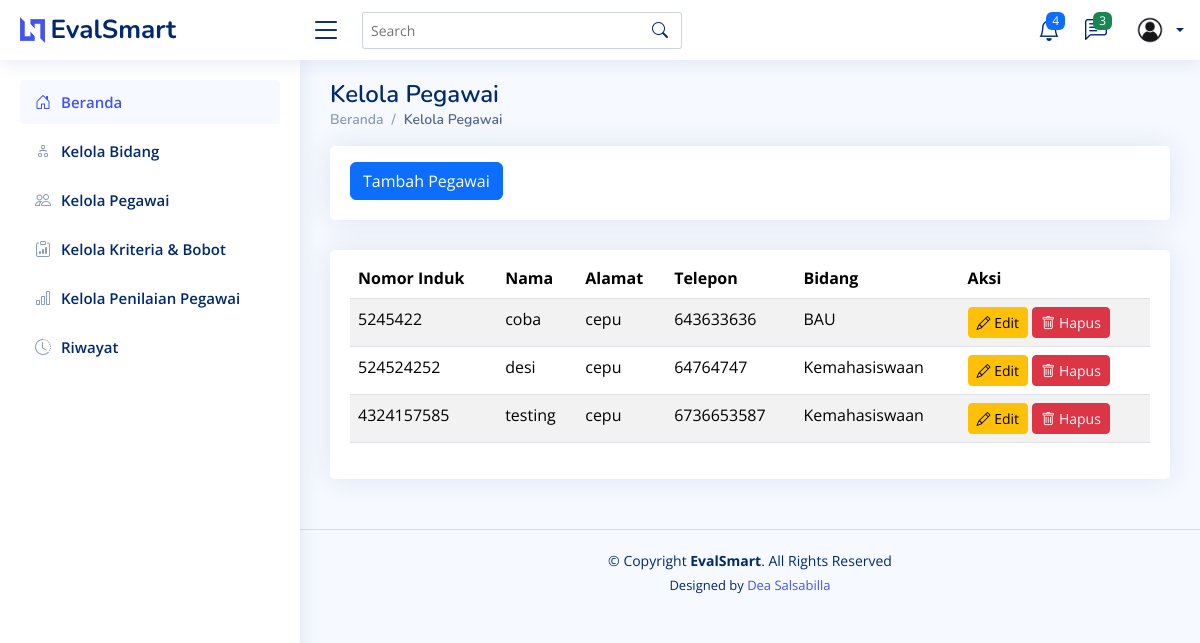
Before: /pegawai/ with the older database file.
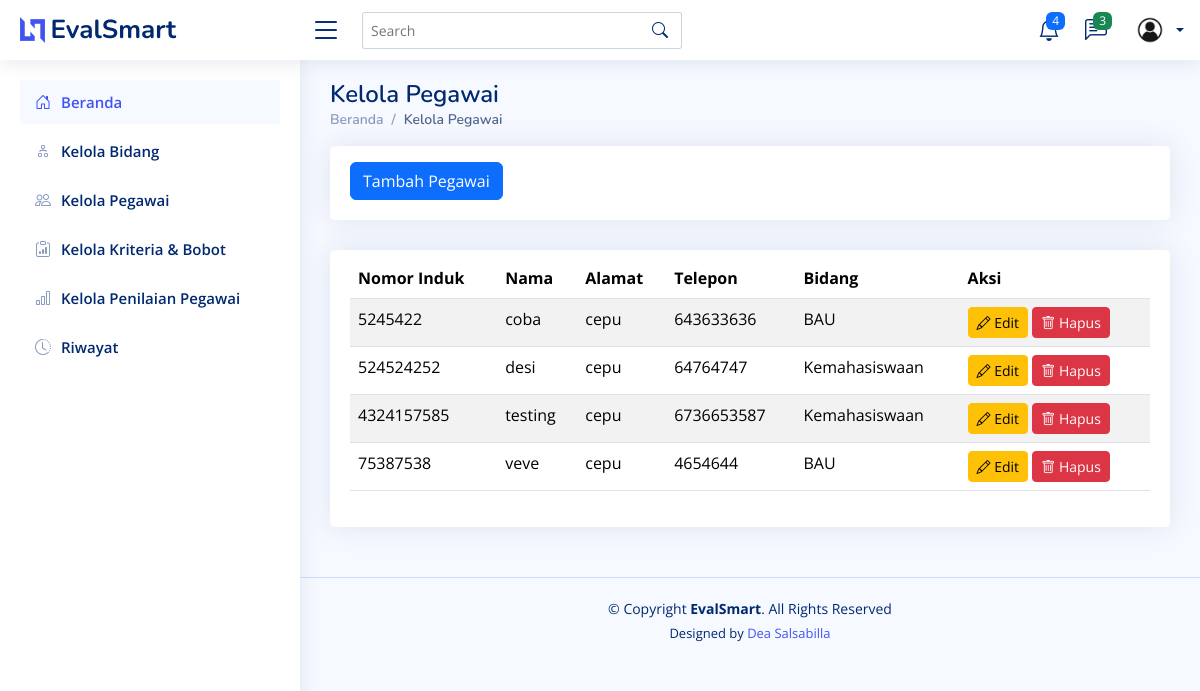
After: the same page with the newer database file.
### testing/models.py (models this page shows, shortened)
class Pegawai(models.Model):
    id = models.AutoField(primary_key=True)  # ID otomatis
    nomor_induk = models.CharField(max_length=20, unique=True)  # Nomor induk pegawai
    nama = models.CharField(max_length=100)  # Nama pegawai
    alamat = models.TextField()  # Alamat pegawai
    no_telp = models.CharField(max_length=15)  # Nomor telepon pegawai
    bidang = models.ForeignKey(Bidang, on_delete=models.CASCADE)  # Relasi ke tabel Bidang
    class Meta:
        verbose_name_plural = "Pegawai"
        ordering = ['nama']

class Bidang(models.Model):
    id = models.AutoField(primary_key=True)
    nama = models.CharField(max_length=255)
    def __str__(self):  # Nama method harus __str__ (dua garis bawah di kiri dan kanan)
        return self.nama
    class Meta:
        verbose_name_plural = "Bidang"
        ordering = ['id']

### testing/views.py (the view)
# urls.py: path("pegawai/", views.pegawai, name="pegawai"),
def pegawai(request):
    pegawais = Pegawai.objects.all()
    return render(request, 'pegawai.html', {'pegawais' : pegawais})

### testing/templates/pegawai.html (shortened to what this page needs)
<!DOCTYPE html>
<html lang="en">
  <head>
    {% load static %}
    <link href="{% static 'assets/vendor/bootstrap/css/bootstrap.min.css' %}" rel="stylesheet" />
    <link href="{% static 'assets/vendor/bootstrap-icons/bootstrap-icons.css' %}" rel="stylesheet" />
    <link href="{% static 'assets/vendor/boxicons/css/boxicons.min.css' %}" rel="stylesheet" />
    <link href="{% static 'assets/vendor/quill/quill.snow.css' %}" rel="stylesheet" />
    <link href="{% static 'assets/vendor/quill/quill.bubble.css' %}" rel="stylesheet" />
    <link href="{% static 'assets/vendor/remixicon/remixicon.css' %}" rel="stylesheet" />
    <link href="{% static 'assets/vendor/simple-datatables/style.css' %}" rel="stylesheet" />
    <link href="{% static 'assets/css/style.css' %}" rel="stylesheet" />
  </head>
  <body>
    {% include 'partials/header.html' %}
    {% include 'partials/sidebar.html' %}
    <main id="main" class="main">
      <div class="pagetitle">
        <h1>Kelola Pegawai</h1>
        <nav>
          <ol class="breadcrumb">
            <li class="breadcrumb-item">
              <a href="{% url 'home' %}">Beranda</a>
            </li>
            <li class="breadcrumb-item active">Kelola Pegawai</li>
          </ol>
        </nav>
      </div>
      <div class="row">
        <div class="col-lg-12">
          <div class="card">
            <div class="card-body">
              <button class="btn btn-primary mt-3"><a href="{% url 'tambah_pegawai' %}" style="color: white; text-decoration: none;">Tambah Pegawai</a></button>
            </div>
          </div>
        </div>
      </div>
      <section class="section">
        <div class="row">
          <div class="col-lg-12">
            <div class="card">
              <div class="card-body">
                <table class="table table-striped mt-2">
                  <thead>
                    <tr>
                      <th scope="col">Nomor Induk</th>
                      <th scope="col">Nama</th>
                      <th scope="col">Alamat</th>
                      <th scope="col">Telepon</th>
                      <th scope="col">Bidang</th>
                      <th scope="col">Aksi</th>
                    </tr>
                  </thead>
                  <tbody>
                    <tr>
                      {% for pegawai in pegawais %}
                      <td>{{ pegawai.nomor_induk }}</td>
                      <td>{{ pegawai.nama }}</td>
                      <td>{{ pegawai.alamat }}</td>
                      <td>{{ pegawai.no_telp }}</td>
                      <td>{{ pegawai.bidang }}</td>
                      <td>
                        <a href="{% url 'edit_pegawai' pegawai.id %}" class="btn btn-warning btn-sm"><i class="bi bi-pencil"></i> Edit</a>
                        <form action="{% url 'delete_pegawai' pegawai.id %}" method="post" style="display:inline;">
                          <button type="submit" class="btn btn-danger btn-sm" onclick="return confirm('Apakah Anda yakin ingin menghapus data ini?');"><i class="bi bi-trash"></i> Hapus</button>
                        </form>
                      </td>
                    </tr>
                  {% empty %}
                    <tr>
                      <td colspan="6" class="text-center">Tidak ada data</td>
                    </tr>
                  {% endfor %}
                  </tbody>
                </table>
              </div>
            </div>
          </div>
        </div>
      </section>
    </main>
    {% include 'partials/footer.html' %}
  </body>
</html>

Changed rows visible on the page:
added Pegawai: nomor_induk "75387538", nama "veve", alamat "cepu", no_telp "4654644", bidang "BAU"
